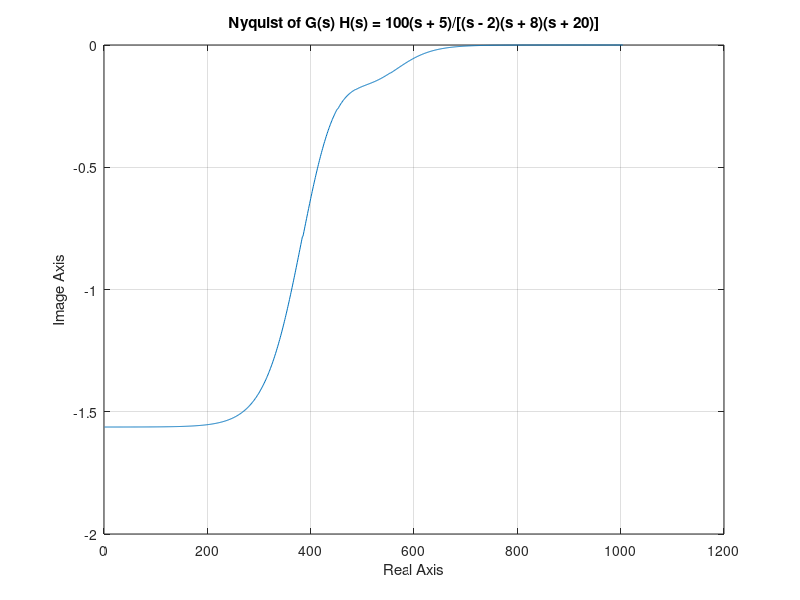

MATLAB code for this plot:
k = 100;
z = [-5];
p = [2 -8 -20];
GH = zpk(z,p,k)
[Re,Im,w] = nyquist(GH)
plot(Re(:,:))
Im(:,:)
xlabel('Real Axis')
ylabel('Image Axis')
title('Nyquist of G(s) H(s) = 100(s + 5)/[(s - 2)(s + 8)(s + 20)]')
grid